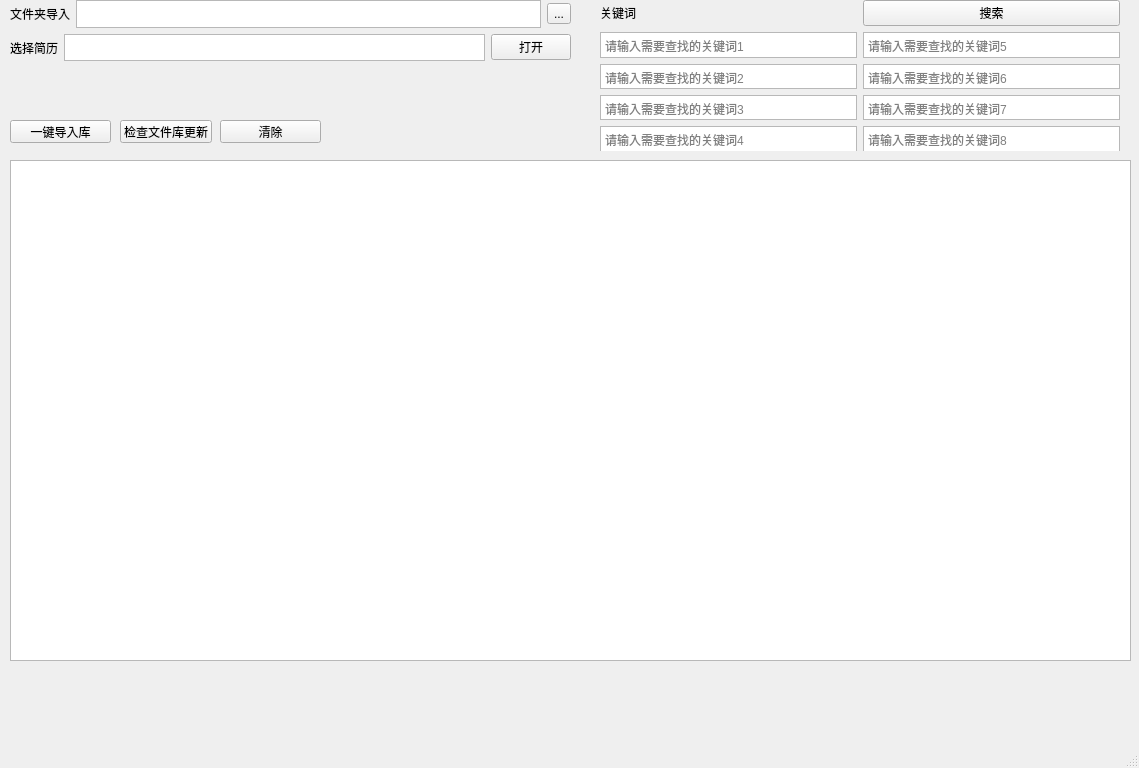
<?xml version="1.0" encoding="UTF-8"?>
<ui version="4.0">
 <class>MainWindow</class>
 <widget class="QMainWindow" name="MainWindow">
  <property name="geometry">
   <rect>
    <x>0</x>
    <y>0</y>
    <width>1139</width>
    <height>768</height>
   </rect>
  </property>
  <property name="windowTitle">
   <string>JD_tool</string>
  </property>
  <widget class="QWidget" name="centralwidget">
   <widget class="QWidget" name="layoutWidget">
    <property name="geometry">
     <rect>
      <x>600</x>
      <y>0</y>
      <width>520</width>
      <height>151</height>
     </rect>
    </property>
    <layout class="QGridLayout" name="gridLayout">
     <item row="2" column="1">
      <widget class="QPlainTextEdit" name="find_key_world3">
       <property name="placeholderText">
        <string>请输入需要查找的关键词5</string>
       </property>
      </widget>
     </item>
     <item row="3" column="1">
      <widget class="QPlainTextEdit" name="find_key_world6">
       <property name="placeholderText">
        <string>请输入需要查找的关键词6</string>
       </property>
      </widget>
     </item>
     <item row="5" column="1">
      <widget class="QPlainTextEdit" name="find_key_world8">
       <property name="placeholderText">
        <string>请输入需要查找的关键词8</string>
       </property>
      </widget>
     </item>
     <item row="2" column="0">
      <widget class="QPlainTextEdit" name="find_key_world1">
       <property name="placeholderText">
        <string>请输入需要查找的关键词1</string>
       </property>
      </widget>
     </item>
     <item row="4" column="0">
      <widget class="QPlainTextEdit" name="find_key_world2">
       <property name="placeholderText">
        <string>请输入需要查找的关键词3</string>
       </property>
      </widget>
     </item>
     <item row="3" column="0">
      <widget class="QPlainTextEdit" name="find_key_world5">
       <property name="placeholderText">
        <string>请输入需要查找的关键词2</string>
       </property>
      </widget>
     </item>
     <item row="0" column="1">
      <widget class="QPushButton" name="button_search">
       <property name="text">
        <string>搜索</string>
       </property>
      </widget>
     </item>
     <item row="4" column="1">
      <widget class="QPlainTextEdit" name="find_key_world7">
       <property name="placeholderText">
        <string>请输入需要查找的关键词7</string>
       </property>
      </widget>
     </item>
     <item row="5" column="0">
      <widget class="QPlainTextEdit" name="find_key_world4">
       <property name="placeholderText">
        <string>请输入需要查找的关键词4</string>
       </property>
      </widget>
     </item>
     <item row="0" column="0">
      <widget class="QLabel" name="key_word">
       <property name="text">
        <string>关键词</string>
       </property>
      </widget>
     </item>
    </layout>
   </widget>
   <widget class="QWidget" name="layoutWidget">
    <property name="geometry">
     <rect>
      <x>10</x>
      <y>0</y>
      <width>561</width>
      <height>61</height>
     </rect>
    </property>
    <layout class="QVBoxLayout" name="verticalLayout">
     <item>
      <layout class="QHBoxLayout" name="horizontalLayout">
       <item>
        <widget class="QLabel" name="open_folder_label">
         <property name="text">
          <string>文件夹导入</string>
         </property>
        </widget>
       </item>
       <item>
        <widget class="QTextEdit" name="text_floder_path"/>
       </item>
       <item>
        <widget class="QToolButton" name="button_import_folder">
         <property name="text">
          <string>...</string>
         </property>
        </widget>
       </item>
      </layout>
     </item>
     <item>
      <layout class="QHBoxLayout" name="horizontalLayout_2">
       <item>
        <widget class="QLabel" name="label_chose_JD">
         <property name="text">
          <string>选择简历</string>
         </property>
        </widget>
       </item>
       <item>
        <widget class="QPlainTextEdit" name="key_world_JD"/>
       </item>
       <item>
        <widget class="QPushButton" name="button_open_JD">
         <property name="text">
          <string>打开</string>
         </property>
        </widget>
       </item>
      </layout>
     </item>
    </layout>
   </widget>
   <widget class="QPushButton" name="button_check_update">
    <property name="geometry">
     <rect>
      <x>120</x>
      <y>120</y>
      <width>92</width>
      <height>23</height>
     </rect>
    </property>
    <property name="text">
     <string>检查文件库更新</string>
    </property>
   </widget>
   <widget class="QPushButton" name="button_load_docx">
    <property name="geometry">
     <rect>
      <x>10</x>
      <y>120</y>
      <width>101</width>
      <height>23</height>
     </rect>
    </property>
    <property name="text">
     <string>一键导入库</string>
    </property>
   </widget>
   <widget class="QListWidget" name="listWidget">
    <property name="geometry">
     <rect>
      <x>10</x>
      <y>160</y>
      <width>1121</width>
      <height>501</height>
     </rect>
    </property>
   </widget>
   <widget class="QPushButton" name="button_clean_up">
    <property name="geometry">
     <rect>
      <x>220</x>
      <y>120</y>
      <width>101</width>
      <height>23</height>
     </rect>
    </property>
    <property name="text">
     <string>清除</string>
    </property>
   </widget>
  </widget>
  <widget class="QMenuBar" name="menubar">
   <property name="geometry">
    <rect>
     <x>0</x>
     <y>0</y>
     <width>1139</width>
     <height>23</height>
    </rect>
   </property>
  </widget>
  <widget class="QStatusBar" name="statusbar"/>
 </widget>
 <resources/>
 <connections/>
</ui>
